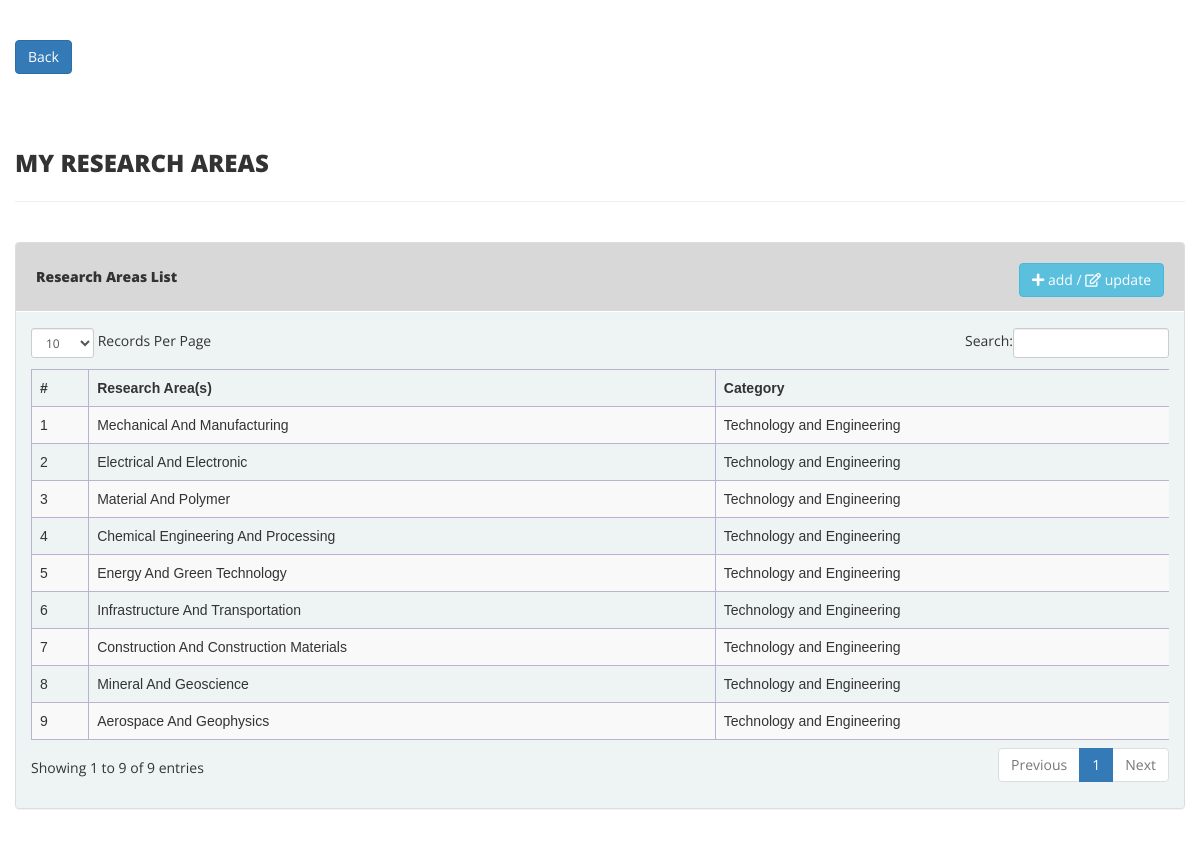
The app's page /fyp_HW/view-research-areas-details.php (signed in) with its own data.
### tables this page shows
CREATE TABLE `researcharea_details` (
  `id` int(11) NOT NULL,
  `user_ID` varchar(255) NOT NULL,
  `area` varchar(255) NOT NULL,
  `category` varchar(255) NOT NULL
);

### fyp_HW/view-research-areas-details.php (the view, shortened to what this page needs)
<?php
include('inc/config.php');
if(strlen($_SESSION['user_ID'])==0)
{
    header('location:index.php');
}
else{
    ?>
    <!DOCTYPE html>
    <html xmlns="http://www.w3.org/1999/xhtml">
    <head>
        <link href="assets/assets/css/bootstrap.css" rel="stylesheet" />
        <link href="assets/assets/css/font-awesome.css" rel="stylesheet" />
        <link href="assets/assets/js/dataTables/dataTables.bootstrap.css" rel="stylesheet" />
        <link href="assets/assets/css/style.css" rel="stylesheet" />
        <link rel="stylesheet" href="https://use.fontawesome.com/releases/v5.4.1/css/all.css">
    </head>
    <body>
    <div class="content-wrapper">
        <div class="container-fluid">
            <a class="btn btn-primary" href="dashboard.php" role="button">Back</a> <br><br><br>
            <div class="row pad-botm">
                <div class="col-md-12">
                    <h3 class="header-line"> My Research Areas</h3>
                </div>
                <div class="row">
                </div>
            </div>
            <div class="row">
                <div class="col-md-12">
                    <div class="panel panel-default">
                        <div class="panel-heading" style="padding: 20px;" >
                            Research Areas List
                            <a href="researchArea.php">
                                <button type="submit"  class="btn btn-info btn- update" style="float: right;">
                                    <i class="fa fa-plus"></i> add / <i class="far fa-edit"></i> update
                                </button>
                            </a>
                        </div>
                        <div class="panel-body">
                            <div class="table-responsive">
                                <table class="table table-striped table-bordered table-hover" id="dataTables-example">
                                    <thead>
                                    <tr>
                                        <th>#</th>
                                        <th>Research Area(s)</th>
                                        <th>Category</th>
                                    </tr>
                                    </thead>
                                    <tbody>
                                    <?php
                                    $user_ID = $_SESSION['user_ID'];
                                    $sql = "SELECT * FROM researcharea_details where user_ID = $user_ID order by category";
                                    $query = $dbh -> prepare($sql);
                                    $query->execute();
                                    $results=$query->fetchAll(PDO::FETCH_OBJ);
                                    $cnt=1;
                                    if($query->rowCount() > 0) {
                                        foreach($results as $result) {
                                            ?>
                                            <tr class="odd gradeX">
                                                <td class="center"><?php echo htmlentities($cnt);?></td>
                                                <td class="center">
                                                    <?php
                                                    $area = htmlentities($result->area);
                                                    $area = str_replace("_"," ",$area);
                                                    $area = ucwords($area);
                                                    echo $area;
                                                    ?>
                                                </td>
                                                <td class="center"><?php echo htmlentities($result->category);?></td>
                                            </tr>
                                            <?php $cnt=$cnt+1;}} ?>
                                    </tbody>
                                </table>
                            </div>
                        </div>
                    </div>
                </div>
            </div>
        </div>
    </div>
    </body>
    </html>
<?php } ?>

### fyp_HW/assets/assets/css/style.css (style rules this page uses)
.content-wrapper { margin-top: 40px; min-height:800px; padding-bottom:90px; }
.header-line { font-weight:900; padding-bottom:25px; border-bottom:1px solid #eeeeee; text-transform:uppercase; }
.pad-botm { padding-bottom:30px; }
.panel { background-color: #f0f0f0; }
.panel-default > .panel-heading { color: #333; font-weight: 800; background-color: #d8d8d8; border-color: #fff; }
table { font-family: 'Poppins', sans-serif; }
table.table-bordered { border:1px solid #bbb1d1; margin-top:20px; }
table.table-bordered > thead > tr > th { border:1px solid #bbb1d1; }
table.table-bordered > tbody > tr > td { border:1px solid #bbb1d1; }
.panel-body { background-color: #e6fbfc4d; }

### records on screen
researcharea_details: area "Mechanical And Manufacturing", category "Technology and Engineering"
researcharea_details: area "Electrical And Electronic", category "Technology and Engineering"
researcharea_details: area "Material And Polymer", category "Technology and Engineering"
researcharea_details: area "Chemical Engineering And Processing", category "Technology and Engineering"
researcharea_details: area "Energy And Green Technology", category "Technology and Engineering"
researcharea_details: area "Infrastructure And Transportation", category "Technology and Engineering"
researcharea_details: area "Construction And Construction Materials", category "Technology and Engineering"
researcharea_details: area "Mineral And Geoscience", category "Technology and Engineering"
researcharea_details: area "Aerospace And Geophysics", category "Technology and Engineering"
